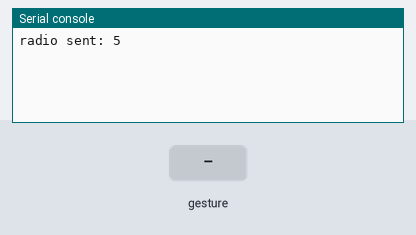
This program was run on a simulated BBC micro:bit (MakeCode). On the bench: the last lines printed to the serial console. The test bench sets the inputs (shaded band). No radio messages arrive unless stated (any console line starting 'radio sent:' is added by the test bench); a tilt is held for 1.5 s and a shake lasts 1 s, then the board lies face up again.

Above: at 1.2 s.
1.3 s: gesture 'tilt right'
At 1.8 s:
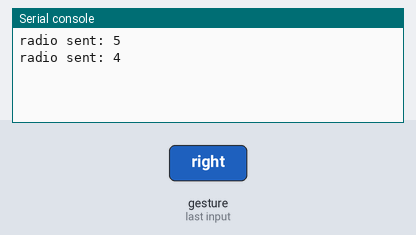
2.8 s: gesture 'logo up'
At 4.1 s:
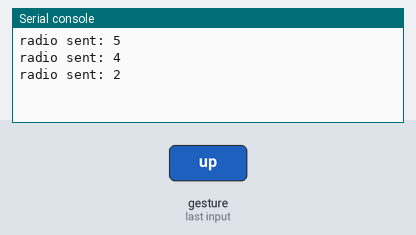
Timing chart, 0 to 5.8 s (numbered marks = the images above; inputs shaded):
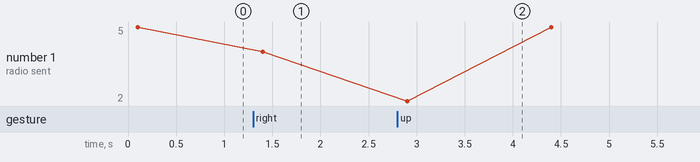

The program:

main.ts
```typescript
input.onGesture(Gesture.TiltRight, function () {
    radio.sendNumber(4)
})
input.onGesture(Gesture.ScreenUp, function () {
    radio.sendNumber(5)
})
input.onGesture(Gesture.LogoUp, function () {
    radio.sendNumber(2)
})
input.onGesture(Gesture.TiltLeft, function () {
    radio.sendNumber(3)
})
input.onGesture(Gesture.LogoDown, function () {
    radio.sendNumber(1)
})
radio.setGroup(495)
basic.forever(function () {

})
```

test.ts
```typescript
// testene settes inn her; disse vil ikke kompilert så lenge denne pakken blir brukt som en utvidelse.
```

Measured:
- after the input at 1.3 s, the serial console: prints a new line after 0.10 s (image 1)
- after the input at 2.8 s, the serial console: prints a new line after 0.10 s (image 2)
- plotted number 1: 5 → 4 after the input at 1.3 s
